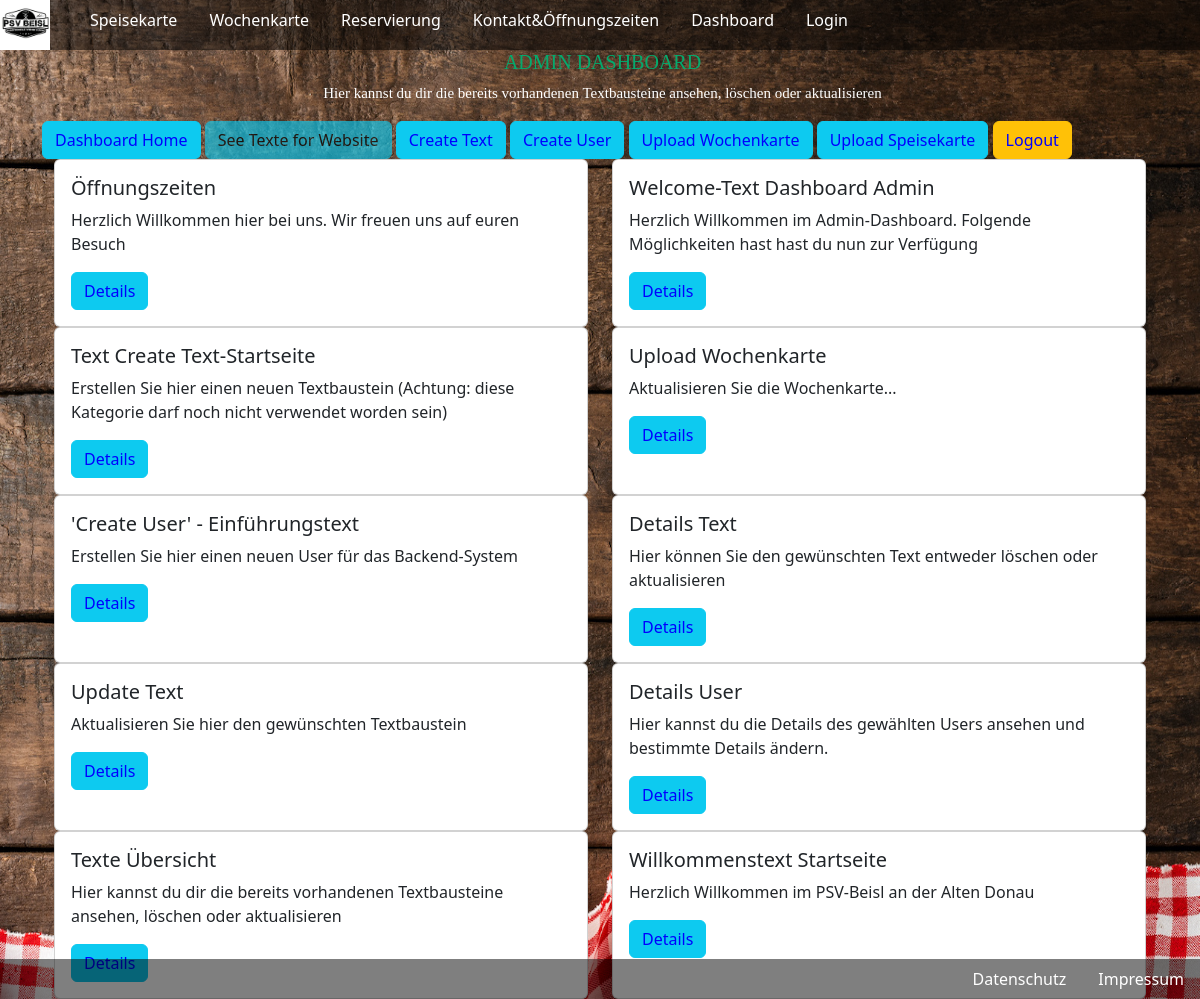
The page /texte.php (signed in) on the database its author committed.
### tables this page shows
CREATE TABLE `standardtexte` (
  `stexte_id` int(11) NOT NULL,
  `stext` varchar(2000) DEFAULT NULL,
  `fk_textart` int(11) NOT NULL
);

CREATE TABLE `text_art` (
  `art_id` int(11) NOT NULL,
  `textart` varchar(255) DEFAULT NULL
);

### texte.php (the view, shortened to what this page needs)
<?php
  require_once "includes/db_connect.php";
  $sql="SELECT standardtexte.stext, text_art.textart FROM standardtexte INNER JOIN text_art ON standardtexte.fk_textart = text_art.art_id where art_id=5";
  $result = mysqli_query ($connect, $sql);
  $row=mysqli_fetch_assoc($result);
  $admin_textarea = $row["stext"];
    require_once "includes/db_connect.php";
    $sql="SELECT * FROM standardtexte INNER JOIN text_art ON standardtexte.fk_textart = text_art.art_id;";
    $result = mysqli_query ($connect, $sql);
    $layout ="";
    $layout2 = "";
    if (mysqli_num_rows ($result) > 0){
        while($row = mysqli_fetch_assoc($result)){
                $layout2 .= "
                <div class='col-sm-6 d-grid gap-1  w-20'>
                    <div class='card'>
                        <div class='card-body'>
                          <h5 class='card-title'>{$row["textart"]}</h5>
                          <p class='card-text'>{$row["stext"]}</p>
                          <a class='btn btn-info' href='details_text.php?id={$row["stexte_id"]}'>Details</a>
                        </div>
            </div>
          </div>
                ";
        };
    }else{
        $layout .= "no result";
    };
?>
<!DOCTYPE html>
<html lang="en">
<head>
  <link rel="stylesheet" href="includes/css/beisl23.css">
  <link rel="stylesheet" href="includes/css/bootstrap.css">
</head>
<body>
<nav class="nav nav-pills flex-column flex-sm-row opacity_dark50">
<ul class="nav nav-pills">
<a class="navbar-brand" href="index.php"><img src="media/Logos/psvbeisl.png" height="50"></a>
    <button class="navbar-toggler" type="button" data-bs-toggle="collapse" data-bs-target="#navbarNavDropdown" aria-controls="navbarNavDropdown" aria-expanded="false" aria-label="Toggle navigation">
      <span class="navbar-toggler-icon"></span>
    </button>
  <li class="nav-item">
    <a class="nav-link text-white" href="speisekarte.php">Speisekarte</a>
  </li>
  <li class="nav-item">
    <a class="nav-link text-white" href="wochenkarte.php">Wochenkarte</a>
  </li>
  <li class="nav-item">
    <a class="nav-link text-white" href="reservierung.php">Reservierung</a>
  </li>
  <li class="nav-item">
    <a class="nav-link text-white" href="kontakt.php">Kontakt&Öffnungszeiten</a>
  </li>
  <li class="nav-item">
    <a class="nav-link text-white" href="dashboard.php" tabindex="-1" aria-disabled="true">Dashboard</a>
  </li>
  <li class="nav-item">
    <a class="nav-link text-white" href="login.php" tabindex="-1" aria-disabled="true">Login</a>
  </li>
</ul>
</nav>
<div class="container">
                <h1 class="title_hours textcenter">ADMIN DASHBOARD</h1>
                <p class="hours textcenter"> <?php echo $admin_textarea ?></p>
                <a href='dashboard.php' class='btn btn-info'>Dashboard Home</a>
                <a href='texte.php' class='btn btn-info disabled'>See Texte for Website</a>
                <a href='create_text.php' class='btn btn-info'>Create Text</a>
                <a href='createuser.php' class='btn btn-info'>Create User</a>
                <a href='update_wochenkarte.php'  class='btn btn-info'>Upload Wochenkarte</a>
                <a href='update_speisekarte.php'  class='btn btn-info'>Upload Speisekarte</a>
                <a href='logout.php?logout' class='btn btn-warning'>Logout</a>
                <br>
  </div>
  <div class="container">
    <div class="container">
      <div class="row">
          <?php
              echo $layout2;
          ?>
      </div>
    </div>
</div>
<div class="nav nav-pills flex-column  d-flex opacity_dark50 fixed-bottom">
        <ul class="nav nav-pills justify-content-end d-flex">
          <li class="nav-item">
            <a class="nav-link text-white" aria-current="datenschutz.php" href="datenschutz.php">Datenschutz</a>
          </li>
          <li class="nav-item">
            <a class="nav-link text-white" href="impressum.php">Impressum</a>
          </li>
      </ul>
</div>
</body>
</html>

### includes/css/beisl23.css (style rules this page uses)
.title_hours { color:#04AA6D; }
body { background: url('../../media/pics/beisl_start.jpeg') no-repeat center fixed; -webkit-background-size:cover; -moz-background-size:cover; background-size:100% 100%; -o-background-size: cover; }
.hours { color:white; font-size:15px; padding-left:5px; font-family:batang; }
.title_hours { color:#04AA6D; font-size:20px; padding-left:5px; font-family:batang; }
.opacity_dark50 { background-color: rgba(0, 0, 0, 0.5); }
.textcenter { text-align:center; }
a { color:white; }
a:link { color:blue; }

### rows shown on the page
standardtexte: stext "Hier kannst du dir die bereits vorhandenen Textbausteine ansehen, löschen oder aktualisieren"
text_art: textart "Öffnungszeiten"
standardtexte: stext "Herzlich Willkommen hier bei uns. Wir freuen uns auf euren Besuch"
text_art: textart "Welcome-Text Dashboard Admin"
standardtexte: stext "Herzlich Willkommen im Admin-Dashboard. Folgende Möglichkeiten hast hast du nun zur Verfügung"
text_art: textart "Text Create Text-Startseite"
standardtexte: stext "Erstellen Sie hier einen neuen Textbaustein (Achtung: diese Kategorie darf noch nicht verwendet worden sein)"
text_art: textart "Upload Wochenkarte"
standardtexte: stext "Aktualisieren Sie die Wochenkarte..."
text_art: textart "'Create User' - Einführungstext"
standardtexte: stext "Erstellen Sie hier einen neuen User für das Backend-System"
text_art: textart "Details Text"
standardtexte: stext "Hier können Sie den gewünschten Text entweder löschen oder aktualisieren"
text_art: textart "Update Text"
standardtexte: stext "Aktualisieren Sie hier den gewünschten Textbaustein"
text_art: textart "Details User"
standardtexte: stext "Hier kannst du die Details des gewählten Users ansehen und bestimmte Details ändern."
text_art: textart "Texte Übersicht"
text_art: textart "Willkommenstext Startseite"
standardtexte: stext "Herzlich Willkommen im PSV-Beisl an der Alten Donau"
